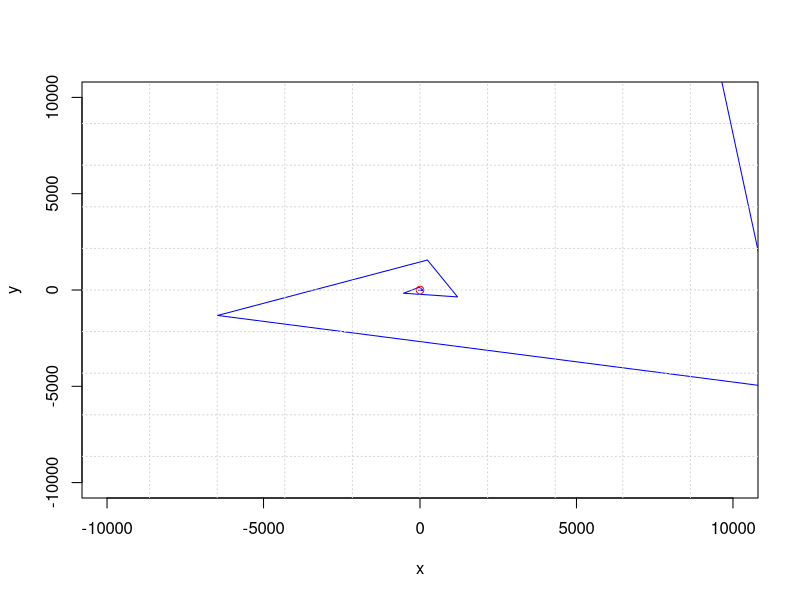

Source code (R):
## ---- chunk 1
A = cbind(c(-1,1),c(-4,-1))
eigen(A)
Arg(eigen(A)$values)/(2 * pi)*360
## ---- chunk 2
# plot
N = 21
start = c(1,0)
X = matrix(0,nrow=2,ncol=N)
X[,1] = start
for (i in 2:N) {X[,i] = A %*% X[,i-1]}

plot(X[1,],X[2,],col='blue',xlim=c(-10000,10000),ylim=c(-10000,10000),xlab='x',ylab='y',pch=20,cex=1,type="l")
points(start[1],start[2],col="red")
grid(nx=10,ny=10)
